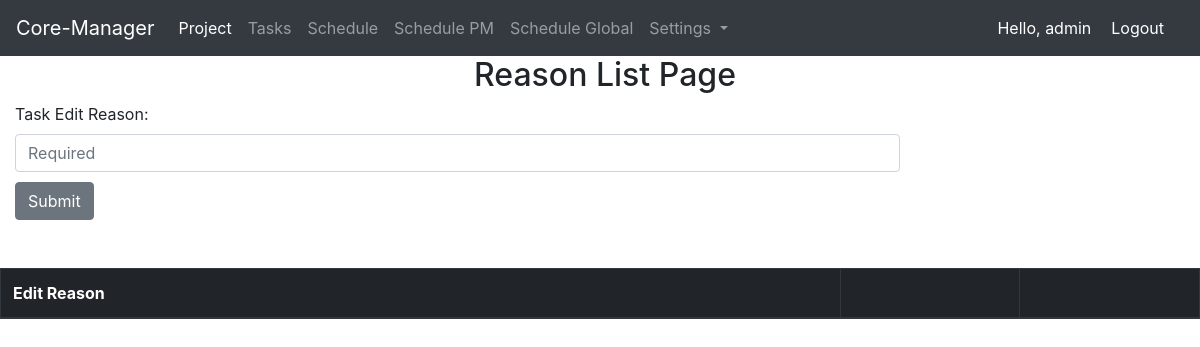
The app's page /edit_reason_list (signed in), older data.
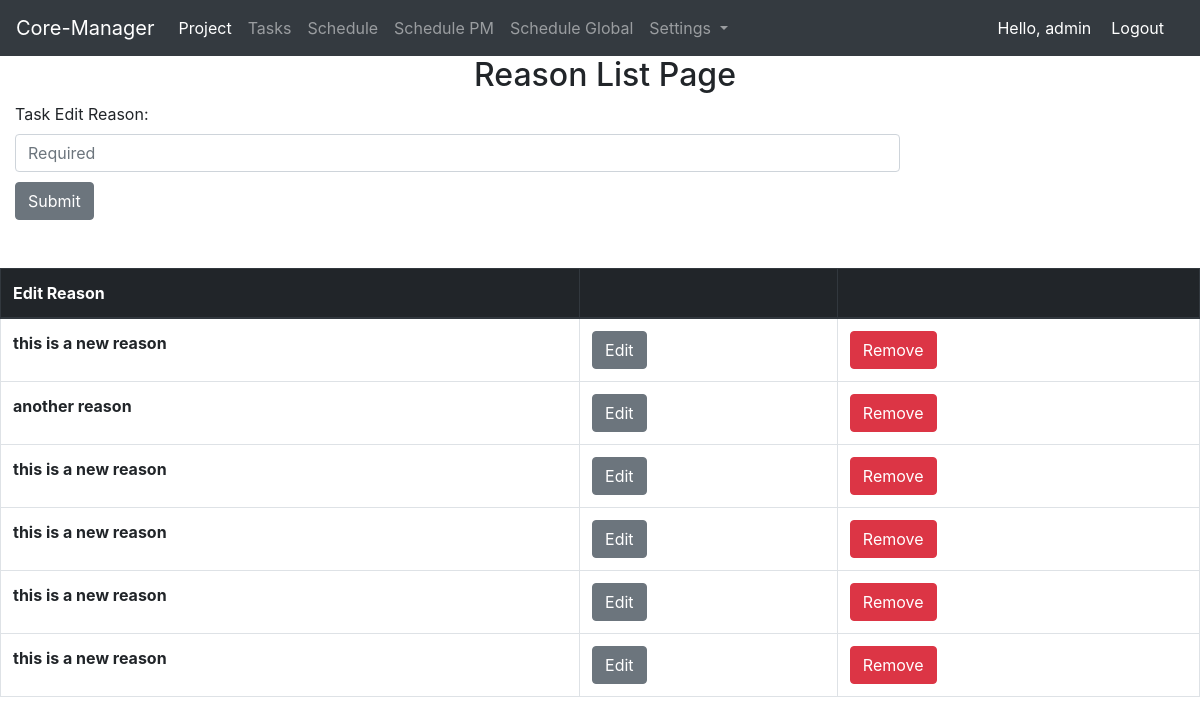
The same page, newer data.
### project/models.py (models this page shows, shortened)
class EditReason(models.Model):
    edit_reason = models.CharField(max_length=200, blank=True)

### home/decorators.py (the view)
        def wrapper_func(request, *args, **kwargs):
            group = None
            if request.user.groups.exists():
                group= request.user.groups.all()[0].name
            if group in allowed_roles:
                return view_func(request, *args, **kwargs)
            else:
                return HttpResponse('You are not authorised to view this page')

### project/views.py (called while the page is built)
@login_required(login_url='home_app:login')
@allowed_users(allowed_roles=['Coordinator'])
def viewTaskEdit(request):
    edit_reason_list = EditReason.objects.all()
    if request.method == "POST":
        form = AddEditReasonForm(request.POST)
        if form.is_valid():
            form.save()
            return HttpResponseRedirect('edit_reason_list')
    else:
        form = AddEditReasonForm
    context = {
        'edit_reason_list': edit_reason_list,
        'form': form,
    }
    return render(request, 'project/edit_reason_list.html', context)

### templates/project/edit_reason_list.html (shortened to what this page needs)
{% extends 'base.html' %}
{% load static %}
 {% block css_files %}
        <link rel="stylesheet" href="{% static "project/project.css" %}">
  {% endblock %}
{% block content %}
<center><h2>Reason List Page</h2></center>
<form class="form_add" action="" method="POST">
        {{ form }}
        <input id="form_submit" type="submit" value="Submit" class="btn btn-secondary">
</form>
<br/>
<br/>
<table class="table table-bordered table-hover">
    <thead class="thead-dark">
    <tr>
        <th scope="col">Edit Reason</th>
        <th scope="col"></th>
        <th scope="col"></th>
    </tr>
    </thead>
    <tbody>
{% if edit_reason_list %}
    {% for edit in edit_reason_list %}
        <tr>
            <th scope="row">{{edit.edit_reason}}</th>
            <td><a href="{% url 'project_app:modify_edit_reason' edit.id %}" class="btn btn-secondary">Edit</a></td>
            <td><a href="{% url 'project_app:delete_edit_reason' edit.id %}" class="btn btn-danger">Remove</a></td>
        </tr>
    {% endfor %}
{% endif %}
    </tbody>
</table>
{% endblock %}

Row changes from the older to the newer data that the page shows:
added EditReason: edit_reason "this is a new reason"
added EditReason: edit_reason "another reason"
added EditReason: edit_reason "this is a new reason"
added EditReason: edit_reason "this is a new reason"
added EditReason: edit_reason "this is a new reason"
added EditReason: edit_reason "this is a new reason"
